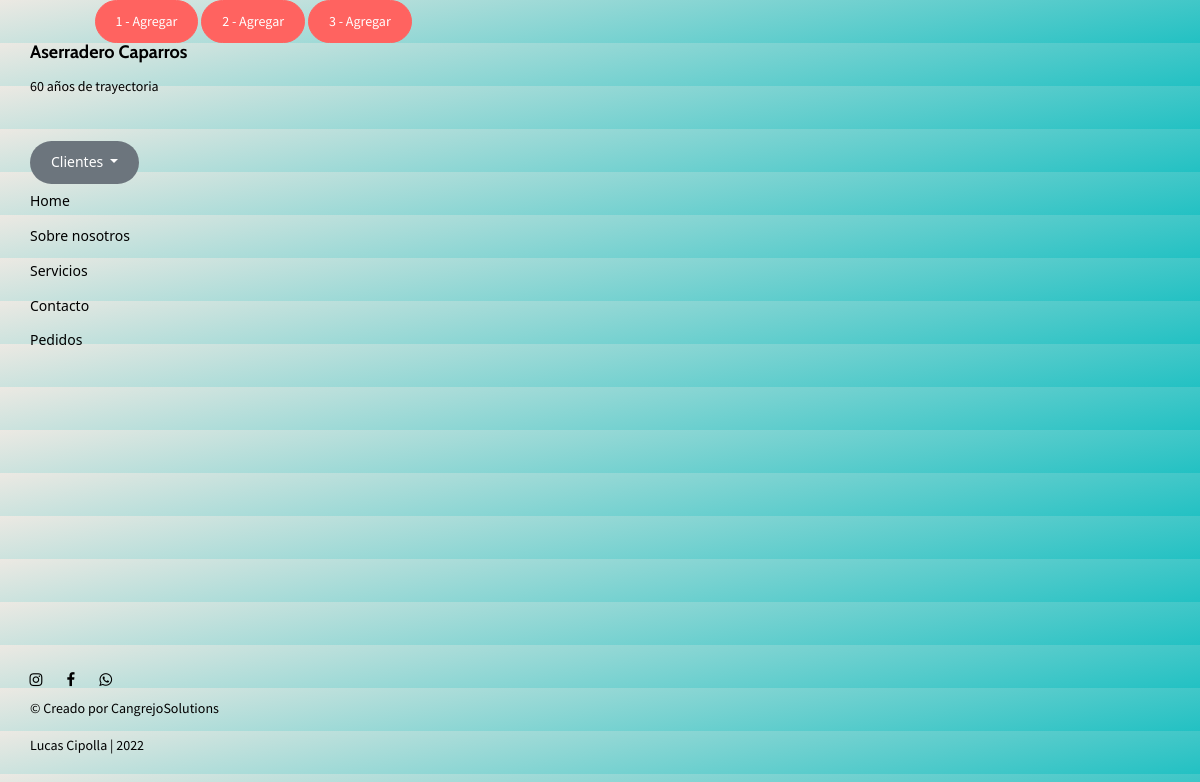
Page /tienda/localstorage/ on the committed database.
### pedidos/models.py (models this page shows, shortened)
class Order(models.Model):
    INGRESADO = 'Ingresado'
    ENPROCESO = 'En proceso'
    LISTO = 'Listo'
    FINALIZADO = 'Entregado'
    DEVOLUCION = (
        (INGRESADO, "Ingresado"),
        (ENPROCESO, "En proceso"),
        (LISTO, "Listo"),
        (FINALIZADO, "Entregado"),
    )
    id_pedido = models.AutoField(primary_key=True, blank=True)
    id_cliente=models.OneToOneField(ClienteUsuario, blank=False, null=True, on_delete=models.CASCADE)
    fecha_ingreso=models.DateTimeField(auto_now_add=True)
    update=models.DateTimeField(auto_now=True)
    descripcion=models.TextField(blank=True)
    descri_foto=models.ImageField(blank=True)
    monto=models.IntegerField(null=True, blank=True)
    estado_pedido = models.CharField(
        max_length=15,blank=True, choices=DEVOLUCION, default=INGRESADO
    )
    Sinseña = "Sin seña"
    Señado = "Señado"
    Pagado = "Pagado"
    ESTADO_SALDO = (
        (Sinseña, "Sin seña"),
        (Señado, "Señado"),
        (Pagado, "Pagado"),
    )
    estado_saldo = models.CharField(
        max_length=10, choices=ESTADO_SALDO, default=Sinseña
    )
    class Meta:
        verbose_name = "pedido"
        verbose_name_plural = "pedidos"
        ordering = ["fecha_ingreso"]

### tienda/views.py (the view)
# urls.py: path('localstorage/', EjemploLocalStorage.as_view(), name='localstorage'),
class EjemploLocalStorage(View):
    template = "tienda/localstorage.html"
    def get(self, request):
        params= {}
        try:
            pedidos = Order.objects.all()
        except Order.DoesNotExist:
            raise Http404
        params["pedidos"] = pedidos
        try:
            request.session["carro"]
        except:
            request.session["carro"] = {}
        return render(request, self.template, params)

### templates/tienda/localstorage.html (shortened to what this page needs)
{% extends 'layout.html' %}
{% load static %}
{% block content %}
<div class="container">
    <div class="row">
        <div class="col-12" style="margin-left: 5%">
        {% for pedido in pedidos %}
            <button type="button" class="btn btn-primary agregar">{{pedido.id_pedido}} - Agregar</button>
        {%endfor%}
        </div>
    </div>
</div>
{% endblock %}

### proyecto_aserradero/static/css/style.css (style rules this page uses)
body { background: rgb(34,193,195); background: linear-gradient(349deg, rgba(34,193,195,1) 0%, rgba(236,233,227,1) 100%); }

### rows in the picture
Order: id_pedido "1"
Order: id_pedido "2"
Order: id_pedido "3"
